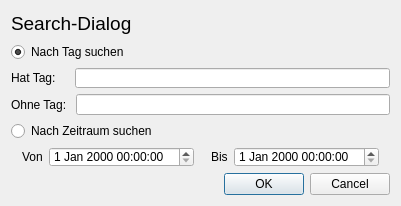
<?xml version="1.0" encoding="UTF-8"?>
<ui version="4.0">
 <class>SearchDialog</class>
 <widget class="QDialog" name="SearchDialog">
  <property name="geometry">
   <rect>
    <x>0</x>
    <y>0</y>
    <width>401</width>
    <height>206</height>
   </rect>
  </property>
  <property name="minimumSize">
   <size>
    <width>401</width>
    <height>206</height>
   </size>
  </property>
  <property name="maximumSize">
   <size>
    <width>401</width>
    <height>206</height>
   </size>
  </property>
  <property name="windowTitle">
   <string>Dialog</string>
  </property>
  <layout class="QVBoxLayout" name="verticalLayout">
   <item>
    <widget class="QLabel" name="label_5">
     <property name="minimumSize">
      <size>
       <width>0</width>
       <height>25</height>
      </size>
     </property>
     <property name="maximumSize">
      <size>
       <width>200</width>
       <height>25</height>
      </size>
     </property>
     <property name="font">
      <font>
       <pointsize>14</pointsize>
       <weight>50</weight>
       <bold>false</bold>
      </font>
     </property>
     <property name="text">
      <string>Search-Dialog</string>
     </property>
    </widget>
   </item>
   <item>
    <layout class="QVBoxLayout" name="verticalLayout_3">
     <item>
      <widget class="QRadioButton" name="radioButton_2">
       <property name="text">
        <string>Nach Tag suchen</string>
       </property>
       <property name="checked">
        <bool>true</bool>
       </property>
      </widget>
     </item>
     <item>
      <layout class="QHBoxLayout" name="horizontalLayout_2">
       <item>
        <widget class="QLabel" name="label_2">
         <property name="text">
          <string>Hat Tag:    </string>
         </property>
        </widget>
       </item>
       <item>
        <widget class="QLineEdit" name="lineEdit"/>
       </item>
      </layout>
     </item>
     <item>
      <layout class="QHBoxLayout" name="horizontalLayout">
       <item>
        <widget class="QLabel" name="label">
         <property name="text">
          <string>Ohne Tag: </string>
         </property>
        </widget>
       </item>
       <item>
        <widget class="QLineEdit" name="lineEdit_2"/>
       </item>
      </layout>
     </item>
    </layout>
   </item>
   <item>
    <layout class="QVBoxLayout" name="verticalLayout_2">
     <item>
      <widget class="QRadioButton" name="radioButton">
       <property name="text">
        <string>Nach Zeitraum suchen</string>
       </property>
      </widget>
     </item>
     <item>
      <layout class="QHBoxLayout" name="horizontalLayout_3">
       <item>
        <spacer name="horizontalSpacer_2">
         <property name="orientation">
          <enum>Qt::Horizontal</enum>
         </property>
         <property name="sizeHint" stdset="0">
          <size>
           <width>40</width>
           <height>20</height>
          </size>
         </property>
        </spacer>
       </item>
       <item>
        <widget class="QLabel" name="label_3">
         <property name="enabled">
          <bool>true</bool>
         </property>
         <property name="maximumSize">
          <size>
           <width>25</width>
           <height>50</height>
          </size>
         </property>
         <property name="text">
          <string>Von</string>
         </property>
        </widget>
       </item>
       <item>
        <widget class="QDateTimeEdit" name="dateTimeEdit">
         <property name="maximumSize">
          <size>
           <width>200</width>
           <height>20</height>
          </size>
         </property>
        </widget>
       </item>
       <item>
        <spacer name="horizontalSpacer">
         <property name="orientation">
          <enum>Qt::Horizontal</enum>
         </property>
         <property name="sizeHint" stdset="0">
          <size>
           <width>40</width>
           <height>20</height>
          </size>
         </property>
        </spacer>
       </item>
       <item alignment="Qt::AlignHCenter">
        <widget class="QLabel" name="label_4">
         <property name="maximumSize">
          <size>
           <width>80</width>
           <height>50</height>
          </size>
         </property>
         <property name="text">
          <string>Bis</string>
         </property>
        </widget>
       </item>
       <item alignment="Qt::AlignLeft">
        <widget class="QDateTimeEdit" name="dateTimeEdit_2">
         <property name="maximumSize">
          <size>
           <width>200</width>
           <height>20</height>
          </size>
         </property>
        </widget>
       </item>
       <item>
        <spacer name="horizontalSpacer_3">
         <property name="orientation">
          <enum>Qt::Horizontal</enum>
         </property>
         <property name="sizeHint" stdset="0">
          <size>
           <width>40</width>
           <height>20</height>
          </size>
         </property>
        </spacer>
       </item>
      </layout>
     </item>
    </layout>
   </item>
   <item>
    <widget class="QDialogButtonBox" name="buttonBox">
     <property name="orientation">
      <enum>Qt::Horizontal</enum>
     </property>
     <property name="standardButtons">
      <set>QDialogButtonBox::Cancel|QDialogButtonBox::Ok</set>
     </property>
    </widget>
   </item>
  </layout>
 </widget>
 <resources/>
 <connections>
  <connection>
   <sender>buttonBox</sender>
   <signal>accepted()</signal>
   <receiver>SearchDialog</receiver>
   <slot>accept()</slot>
   <hints>
    <hint type="sourcelabel">
     <x>248</x>
     <y>254</y>
    </hint>
    <hint type="destinationlabel">
     <x>157</x>
     <y>274</y>
    </hint>
   </hints>
  </connection>
  <connection>
   <sender>buttonBox</sender>
   <signal>rejected()</signal>
   <receiver>SearchDialog</receiver>
   <slot>reject()</slot>
   <hints>
    <hint type="sourcelabel">
     <x>316</x>
     <y>260</y>
    </hint>
    <hint type="destinationlabel">
     <x>286</x>
     <y>274</y>
    </hint>
   </hints>
  </connection>
 </connections>
</ui>
